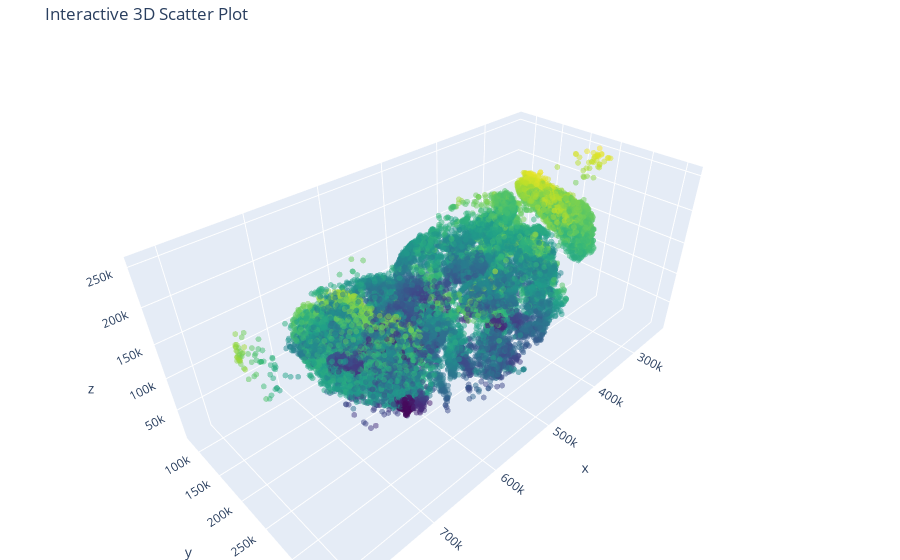

The notebook cell this image was saved under:
### Code cell
interactive_plot(synap_coords_post[:,0], synap_coords_post[:,1], synap_coords_post[:,2])

### Figure 1 — Plotly figure (JSON) as saved in the notebook; plotly's stock layout.template omitted (floating-point values rounded to 4 significant figures; data arrays with more than 128 entries replaced by an {"elided": "..."} marker saying what was removed)
{"data": [{"marker": {"color": {"elided": "33030 int values"}, "colorscale": [[0, "#440154"], [0.1111, "#482878"], [0.2222, "#3e4989"], [0.3333, "#31688e"], [0.4444, "#26828e"], [0.5556, "#1f9e89"], [0.6667, "#35b779"], [0.7778, "#6ece58"], [0.8889, "#b5de2b"], [1, "#fde725"]], "opacity": 0.5, "size": 2}, "mode": "markers", "type": "scatter3d", "x": {"elided": "33030 int values"}, "y": {"elided": "33030 int values"}, "z": {"elided": "33030 int values"}}], "layout": {"margin": {"b": 0, "l": 0, "r": 0, "t": 40}, "title": {"text": "Interactive 3D Scatter Plot"}}}
